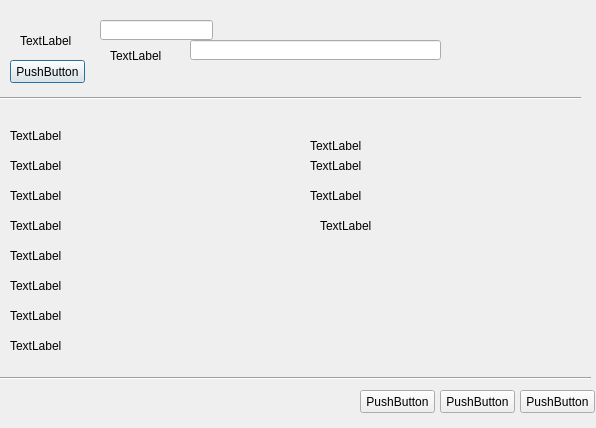
<?xml version="1.0" encoding="UTF-8"?>
<ui version="4.0">
 <class>Dialog</class>
 <widget class="QDialog" name="Dialog">
  <property name="geometry">
   <rect>
    <x>0</x>
    <y>0</y>
    <width>596</width>
    <height>428</height>
   </rect>
  </property>
  <property name="windowTitle">
   <string>Dialog</string>
  </property>
  <widget class="QLabel" name="label">
   <property name="geometry">
    <rect>
     <x>20</x>
     <y>20</y>
     <width>54</width>
     <height>41</height>
    </rect>
   </property>
   <property name="text">
    <string>TextLabel</string>
   </property>
  </widget>
  <widget class="QLineEdit" name="lineEdit">
   <property name="geometry">
    <rect>
     <x>100</x>
     <y>20</y>
     <width>113</width>
     <height>20</height>
    </rect>
   </property>
  </widget>
  <widget class="QLabel" name="label_2">
   <property name="geometry">
    <rect>
     <x>110</x>
     <y>50</y>
     <width>54</width>
     <height>12</height>
    </rect>
   </property>
   <property name="text">
    <string>TextLabel</string>
   </property>
  </widget>
  <widget class="QLineEdit" name="lineEdit_2">
   <property name="geometry">
    <rect>
     <x>190</x>
     <y>40</y>
     <width>251</width>
     <height>20</height>
    </rect>
   </property>
  </widget>
  <widget class="QPushButton" name="pushButton">
   <property name="geometry">
    <rect>
     <x>10</x>
     <y>60</y>
     <width>75</width>
     <height>23</height>
    </rect>
   </property>
   <property name="text">
    <string>PushButton</string>
   </property>
  </widget>
  <widget class="Line" name="line">
   <property name="geometry">
    <rect>
     <x>0</x>
     <y>90</y>
     <width>581</width>
     <height>16</height>
    </rect>
   </property>
   <property name="orientation">
    <enum>Qt::Horizontal</enum>
   </property>
  </widget>
  <widget class="QLabel" name="label_3">
   <property name="geometry">
    <rect>
     <x>10</x>
     <y>130</y>
     <width>54</width>
     <height>12</height>
    </rect>
   </property>
   <property name="text">
    <string>TextLabel</string>
   </property>
  </widget>
  <widget class="QLabel" name="label_4">
   <property name="geometry">
    <rect>
     <x>10</x>
     <y>160</y>
     <width>54</width>
     <height>12</height>
    </rect>
   </property>
   <property name="text">
    <string>TextLabel</string>
   </property>
  </widget>
  <widget class="QLabel" name="label_5">
   <property name="geometry">
    <rect>
     <x>10</x>
     <y>190</y>
     <width>54</width>
     <height>12</height>
    </rect>
   </property>
   <property name="text">
    <string>TextLabel</string>
   </property>
  </widget>
  <widget class="QLabel" name="label_6">
   <property name="geometry">
    <rect>
     <x>10</x>
     <y>220</y>
     <width>54</width>
     <height>12</height>
    </rect>
   </property>
   <property name="text">
    <string>TextLabel</string>
   </property>
  </widget>
  <widget class="QLabel" name="label_7">
   <property name="geometry">
    <rect>
     <x>10</x>
     <y>250</y>
     <width>54</width>
     <height>12</height>
    </rect>
   </property>
   <property name="text">
    <string>TextLabel</string>
   </property>
  </widget>
  <widget class="QLabel" name="label_8">
   <property name="geometry">
    <rect>
     <x>10</x>
     <y>280</y>
     <width>54</width>
     <height>12</height>
    </rect>
   </property>
   <property name="text">
    <string>TextLabel</string>
   </property>
  </widget>
  <widget class="QLabel" name="label_9">
   <property name="geometry">
    <rect>
     <x>10</x>
     <y>310</y>
     <width>54</width>
     <height>12</height>
    </rect>
   </property>
   <property name="text">
    <string>TextLabel</string>
   </property>
  </widget>
  <widget class="QLabel" name="label_10">
   <property name="geometry">
    <rect>
     <x>10</x>
     <y>340</y>
     <width>54</width>
     <height>12</height>
    </rect>
   </property>
   <property name="text">
    <string>TextLabel</string>
   </property>
  </widget>
  <widget class="QLabel" name="label_11">
   <property name="geometry">
    <rect>
     <x>310</x>
     <y>140</y>
     <width>54</width>
     <height>12</height>
    </rect>
   </property>
   <property name="text">
    <string>TextLabel</string>
   </property>
  </widget>
  <widget class="QLabel" name="label_12">
   <property name="geometry">
    <rect>
     <x>310</x>
     <y>160</y>
     <width>54</width>
     <height>12</height>
    </rect>
   </property>
   <property name="text">
    <string>TextLabel</string>
   </property>
  </widget>
  <widget class="QLabel" name="label_13">
   <property name="geometry">
    <rect>
     <x>310</x>
     <y>190</y>
     <width>54</width>
     <height>12</height>
    </rect>
   </property>
   <property name="text">
    <string>TextLabel</string>
   </property>
  </widget>
  <widget class="QLabel" name="label_14">
   <property name="geometry">
    <rect>
     <x>320</x>
     <y>220</y>
     <width>54</width>
     <height>12</height>
    </rect>
   </property>
   <property name="text">
    <string>TextLabel</string>
   </property>
  </widget>
  <widget class="Line" name="line_2">
   <property name="geometry">
    <rect>
     <x>0</x>
     <y>370</y>
     <width>591</width>
     <height>16</height>
    </rect>
   </property>
   <property name="orientation">
    <enum>Qt::Horizontal</enum>
   </property>
  </widget>
  <widget class="QPushButton" name="pushButton_2">
   <property name="geometry">
    <rect>
     <x>360</x>
     <y>390</y>
     <width>75</width>
     <height>23</height>
    </rect>
   </property>
   <property name="text">
    <string>PushButton</string>
   </property>
  </widget>
  <widget class="QPushButton" name="pushButton_3">
   <property name="geometry">
    <rect>
     <x>440</x>
     <y>390</y>
     <width>75</width>
     <height>23</height>
    </rect>
   </property>
   <property name="text">
    <string>PushButton</string>
   </property>
  </widget>
  <widget class="QPushButton" name="pushButton_4">
   <property name="geometry">
    <rect>
     <x>520</x>
     <y>390</y>
     <width>75</width>
     <height>23</height>
    </rect>
   </property>
   <property name="text">
    <string>PushButton</string>
   </property>
  </widget>
 </widget>
 <resources/>
 <connections/>
</ui>
